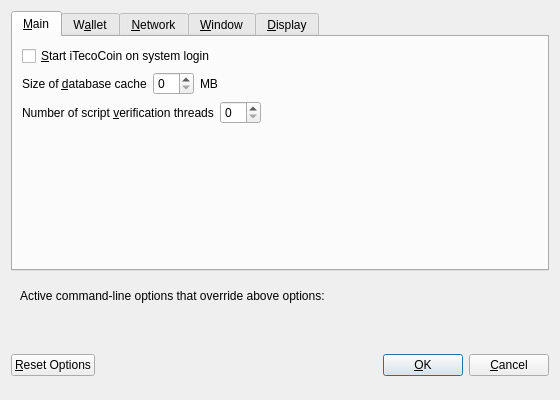
<?xml version="1.0" encoding="UTF-8"?>
<ui version="4.0">
 <class>OptionsDialog</class>
 <widget class="QDialog" name="OptionsDialog">
  <property name="geometry">
   <rect>
    <x>0</x>
    <y>0</y>
    <width>560</width>
    <height>400</height>
   </rect>
  </property>
  <property name="windowTitle">
   <string>Options</string>
  </property>
  <property name="modal">
   <bool>true</bool>
  </property>
  <layout class="QVBoxLayout" name="verticalLayout">
   <item>
    <widget class="QTabWidget" name="tabWidget">
     <property name="currentIndex">
      <number>0</number>
     </property>
     <widget class="QWidget" name="tabMain">
      <attribute name="title">
       <string>&amp;Main</string>
      </attribute>
      <layout class="QVBoxLayout" name="verticalLayout_Main">
       <item>
        <widget class="QCheckBox" name="bitcoinAtStartup">
         <property name="toolTip">
          <string>Automatically start iTecoCoin after logging in to the system.</string>
         </property>
         <property name="text">
          <string>&amp;Start iTecoCoin on system login</string>
         </property>
        </widget>
       </item>
       <item>
        <layout class="QHBoxLayout" name="horizontalLayout_2_Main">
         <item>
          <widget class="QLabel" name="databaseCacheLabel">
           <property name="text">
            <string>Size of &amp;database cache</string>
           </property>
           <property name="textFormat">
            <enum>Qt::PlainText</enum>
           </property>
           <property name="buddy">
            <cstring>databaseCache</cstring>
           </property>
          </widget>
         </item>
         <item>
          <widget class="QSpinBox" name="databaseCache"/>
         </item>
         <item>
          <widget class="QLabel" name="databaseCacheUnitLabel">
           <property name="text">
            <string>MB</string>
           </property>
           <property name="textFormat">
            <enum>Qt::PlainText</enum>
           </property>
          </widget>
         </item>
         <item>
          <spacer name="horizontalSpacer_2_Main">
           <property name="orientation">
            <enum>Qt::Horizontal</enum>
           </property>
           <property name="sizeHint" stdset="0">
            <size>
             <width>40</width>
             <height>20</height>
            </size>
           </property>
          </spacer>
         </item>
        </layout>
       </item>
       <item>
        <layout class="QHBoxLayout" name="horizontalLayout_3_Main">
         <item>
          <widget class="QLabel" name="threadsScriptVerifLabel">
           <property name="text">
            <string>Number of script &amp;verification threads</string>
           </property>
           <property name="textFormat">
            <enum>Qt::PlainText</enum>
           </property>
           <property name="buddy">
            <cstring>threadsScriptVerif</cstring>
           </property>
          </widget>
         </item>
         <item>
          <widget class="QSpinBox" name="threadsScriptVerif">
           <property name="toolTip">
            <string>(0 = auto, &lt;0 = leave that many cores free)</string>
           </property>
          </widget>
         </item>
         <item>
          <spacer name="horizontalSpacer_3_Main">
           <property name="orientation">
            <enum>Qt::Horizontal</enum>
           </property>
           <property name="sizeHint" stdset="0">
            <size>
             <width>40</width>
             <height>20</height>
            </size>
           </property>
          </spacer>
         </item>
        </layout>
       </item>
       <item>
        <spacer name="verticalSpacer_Main">
         <property name="orientation">
          <enum>Qt::Vertical</enum>
         </property>
         <property name="sizeHint" stdset="0">
          <size>
           <width>20</width>
           <height>40</height>
          </size>
         </property>
        </spacer>
       </item>
      </layout>
     </widget>
     <widget class="QWidget" name="tabWallet">
      <attribute name="title">
       <string>W&amp;allet</string>
      </attribute>
      <layout class="QVBoxLayout" name="verticalLayout_Wallet">
       <item>
        <widget class="QGroupBox" name="groupBox">
         <property name="title">
          <string>Expert</string>
         </property>
         <layout class="QVBoxLayout" name="verticalLayout_2">
          <item>
           <widget class="QCheckBox" name="coinControlFeatures">
            <property name="toolTip">
             <string>Whether to show coin control features or not.</string>
            </property>
            <property name="text">
             <string>Enable coin &amp;control features</string>
            </property>
           </widget>
          </item>
          <item>
           <widget class="QCheckBox" name="spendZeroConfChange">
            <property name="toolTip">
             <string>If you disable the spending of unconfirmed change, the change from a transaction cannot be used until that transaction has at least one confirmation. This also affects how your balance is computed.</string>
            </property>
            <property name="text">
             <string>&amp;Spend unconfirmed change</string>
            </property>
           </widget>
          </item>
         </layout>
        </widget>
       </item>
       <item>
        <spacer name="verticalSpacer_Wallet">
         <property name="orientation">
          <enum>Qt::Vertical</enum>
         </property>
         <property name="sizeHint" stdset="0">
          <size>
           <width>20</width>
           <height>40</height>
          </size>
         </property>
        </spacer>
       </item>
      </layout>
     </widget>
     <widget class="QWidget" name="tabNetwork">
      <attribute name="title">
       <string>&amp;Network</string>
      </attribute>
      <layout class="QVBoxLayout" name="verticalLayout_Network">
       <item>
        <widget class="QCheckBox" name="mapPortUpnp">
         <property name="toolTip">
          <string>Automatically open the iTecoCoin client port on the router. This only works when your router supports UPnP and it is enabled.</string>
         </property>
         <property name="text">
          <string>Map port using &amp;UPnP</string>
         </property>
        </widget>
       </item>
       <item>
        <widget class="QCheckBox" name="allowIncoming">
         <property name="toolTip">
          <string>Accept connections from outside</string>
         </property>
         <property name="text">
          <string>Allow incoming connections</string>
         </property>
        </widget>
       </item>
       <item>
        <widget class="QCheckBox" name="connectSocks">
         <property name="toolTip">
          <string>Connect to the iTecoCoin network through a SOCKS5 proxy.</string>
         </property>
         <property name="text">
          <string>&amp;Connect through SOCKS5 proxy (default proxy):</string>
         </property>
        </widget>
       </item>
       <item>
        <layout class="QHBoxLayout" name="horizontalLayout_1_Network">
         <item>
          <widget class="QLabel" name="proxyIpLabel">
           <property name="text">
            <string>Proxy &amp;IP:</string>
           </property>
           <property name="textFormat">
            <enum>Qt::PlainText</enum>
           </property>
           <property name="buddy">
            <cstring>proxyIp</cstring>
           </property>
          </widget>
         </item>
         <item>
          <widget class="QValidatedLineEdit" name="proxyIp">
           <property name="minimumSize">
            <size>
             <width>140</width>
             <height>0</height>
            </size>
           </property>
           <property name="maximumSize">
            <size>
             <width>140</width>
             <height>16777215</height>
            </size>
           </property>
           <property name="toolTip">
            <string>IP address of the proxy (e.g. IPv4: 127.0.0.1 / IPv6: ::1)</string>
           </property>
          </widget>
         </item>
         <item>
          <widget class="QLabel" name="proxyPortLabel">
           <property name="text">
            <string>&amp;Port:</string>
           </property>
           <property name="textFormat">
            <enum>Qt::PlainText</enum>
           </property>
           <property name="buddy">
            <cstring>proxyPort</cstring>
           </property>
          </widget>
         </item>
         <item>
          <widget class="QLineEdit" name="proxyPort">
           <property name="minimumSize">
            <size>
             <width>55</width>
             <height>0</height>
            </size>
           </property>
           <property name="maximumSize">
            <size>
             <width>55</width>
             <height>16777215</height>
            </size>
           </property>
           <property name="toolTip">
            <string>Port of the proxy (e.g. 9050)</string>
           </property>
          </widget>
         </item>
         <item>
          <spacer name="horizontalSpacer_1_Network">
           <property name="orientation">
            <enum>Qt::Horizontal</enum>
           </property>
           <property name="sizeHint" stdset="0">
            <size>
             <width>40</width>
             <height>20</height>
            </size>
           </property>
          </spacer>
         </item>
        </layout>
       </item>
       <item>
        <spacer name="verticalSpacer_Network">
         <property name="orientation">
          <enum>Qt::Vertical</enum>
         </property>
         <property name="sizeHint" stdset="0">
          <size>
           <width>20</width>
           <height>40</height>
          </size>
         </property>
        </spacer>
       </item>
      </layout>
     </widget>
     <widget class="QWidget" name="tabWindow">
      <attribute name="title">
       <string>&amp;Window</string>
      </attribute>
      <layout class="QVBoxLayout" name="verticalLayout_Window">
       <item>
        <widget class="QCheckBox" name="minimizeToTray">
         <property name="toolTip">
          <string>Show only a tray icon after minimizing the window.</string>
         </property>
         <property name="text">
          <string>&amp;Minimize to the tray instead of the taskbar</string>
         </property>
        </widget>
       </item>
       <item>
        <widget class="QCheckBox" name="minimizeOnClose">
         <property name="toolTip">
          <string>Minimize instead of exit the application when the window is closed. When this option is enabled, the application will be closed only after selecting Quit in the menu.</string>
         </property>
         <property name="text">
          <string>M&amp;inimize on close</string>
         </property>
        </widget>
       </item>
       <item>
        <spacer name="verticalSpacer_Window">
         <property name="orientation">
          <enum>Qt::Vertical</enum>
         </property>
         <property name="sizeHint" stdset="0">
          <size>
           <width>20</width>
           <height>40</height>
          </size>
         </property>
        </spacer>
       </item>
      </layout>
     </widget>
     <widget class="QWidget" name="tabDisplay">
      <attribute name="title">
       <string>&amp;Display</string>
      </attribute>
      <layout class="QVBoxLayout" name="verticalLayout_Display">
       <item>
        <layout class="QHBoxLayout" name="horizontalLayout_1_Display">
         <item>
          <widget class="QLabel" name="langLabel">
           <property name="text">
            <string>User Interface &amp;language:</string>
           </property>
           <property name="textFormat">
            <enum>Qt::PlainText</enum>
           </property>
           <property name="buddy">
            <cstring>lang</cstring>
           </property>
          </widget>
         </item>
         <item>
          <widget class="QValueComboBox" name="lang">
           <property name="toolTip">
            <string>The user interface language can be set here. This setting will take effect after restarting iTecoCoin.</string>
           </property>
          </widget>
         </item>
        </layout>
       </item>
       <item>
        <layout class="QHBoxLayout" name="horizontalLayout_2_Display">
         <item>
          <widget class="QLabel" name="unitLabel">
           <property name="text">
            <string>&amp;Unit to show amounts in:</string>
           </property>
           <property name="textFormat">
            <enum>Qt::PlainText</enum>
           </property>
           <property name="buddy">
            <cstring>unit</cstring>
           </property>
          </widget>
         </item>
         <item>
          <widget class="QValueComboBox" name="unit">
           <property name="toolTip">
            <string>Choose the default subdivision unit to show in the interface and when sending coins.</string>
           </property>
          </widget>
         </item>
        </layout>
       </item>
       <item>
        <layout class="QHBoxLayout" name="horizontalLayout_3_Display">
         <item>
          <widget class="QLabel" name="thirdPartyTxUrlsLabel">
           <property name="toolTip">
            <string>Third party URLs (e.g. a block explorer) that appear in the transactions tab as context menu items. %s in the URL is replaced by transaction hash. Multiple URLs are separated by vertical bar |.</string>
           </property>
           <property name="text">
            <string>Third party transaction URLs</string>
           </property>
           <property name="buddy">
            <cstring>thirdPartyTxUrls</cstring>
           </property>
          </widget>
         </item>
         <item>
          <widget class="QLineEdit" name="thirdPartyTxUrls">
           <property name="toolTip">
            <string>Third party URLs (e.g. a block explorer) that appear in the transactions tab as context menu items. %s in the URL is replaced by transaction hash. Multiple URLs are separated by vertical bar |.</string>
           </property>
          </widget>
         </item>
        </layout>
       </item>
       <item>
        <spacer name="verticalSpacer_Display">
         <property name="orientation">
          <enum>Qt::Vertical</enum>
         </property>
         <property name="sizeHint" stdset="0">
          <size>
           <width>20</width>
           <height>40</height>
          </size>
         </property>
        </spacer>
       </item>
      </layout>
     </widget>
    </widget>
   </item>
   <item>
    <widget class="QFrame" name="frame">
     <layout class="QVBoxLayout" name="verticalLayout_Bottom">
      <item>
       <layout class="QHBoxLayout" name="horizontalLayout_Bottom">
        <item>
         <widget class="QLabel" name="overriddenByCommandLineInfoLabel">
          <property name="text">
           <string>Active command-line options that override above options:</string>
          </property>
          <property name="textFormat">
           <enum>Qt::PlainText</enum>
          </property>
         </widget>
        </item>
        <item>
         <spacer name="horizontalSpacer_Bottom">
          <property name="orientation">
           <enum>Qt::Horizontal</enum>
          </property>
          <property name="sizeHint" stdset="0">
           <size>
            <width>40</width>
            <height>20</height>
           </size>
          </property>
         </spacer>
        </item>
       </layout>
      </item>
      <item>
       <widget class="QLabel" name="overriddenByCommandLineLabel">
        <property name="text">
         <string/>
        </property>
        <property name="textFormat">
         <enum>Qt::PlainText</enum>
        </property>
        <property name="wordWrap">
         <bool>true</bool>
        </property>
       </widget>
      </item>
     </layout>
    </widget>
   </item>
   <item>
    <layout class="QHBoxLayout" name="horizontalLayout_Buttons">
     <item>
      <widget class="QPushButton" name="resetButton">
       <property name="toolTip">
        <string>Reset all client options to default.</string>
       </property>
       <property name="text">
        <string>&amp;Reset Options</string>
       </property>
       <property name="autoDefault">
        <bool>false</bool>
       </property>
      </widget>
     </item>
     <item>
      <spacer name="horizontalSpacer_1">
       <property name="orientation">
        <enum>Qt::Horizontal</enum>
       </property>
       <property name="sizeHint" stdset="0">
        <size>
         <width>40</width>
         <height>48</height>
        </size>
       </property>
      </spacer>
     </item>
     <item>
      <widget class="QLabel" name="statusLabel">
       <property name="minimumSize">
        <size>
         <width>200</width>
         <height>0</height>
        </size>
       </property>
       <property name="font">
        <font>
         <weight>75</weight>
         <bold>true</bold>
        </font>
       </property>
       <property name="text">
        <string/>
       </property>
       <property name="textFormat">
        <enum>Qt::PlainText</enum>
       </property>
       <property name="wordWrap">
        <bool>true</bool>
       </property>
      </widget>
     </item>
     <item>
      <spacer name="horizontalSpacer_2">
       <property name="orientation">
        <enum>Qt::Horizontal</enum>
       </property>
       <property name="sizeHint" stdset="0">
        <size>
         <width>40</width>
         <height>48</height>
        </size>
       </property>
      </spacer>
     </item>
     <item>
      <widget class="QPushButton" name="okButton">
       <property name="text">
        <string>&amp;OK</string>
       </property>
       <property name="autoDefault">
        <bool>false</bool>
       </property>
       <property name="default">
        <bool>true</bool>
       </property>
      </widget>
     </item>
     <item>
      <widget class="QPushButton" name="cancelButton">
       <property name="text">
        <string>&amp;Cancel</string>
       </property>
       <property name="autoDefault">
        <bool>false</bool>
       </property>
      </widget>
     </item>
    </layout>
   </item>
  </layout>
 </widget>
 <customwidgets>
  <customwidget>
   <class>QValidatedLineEdit</class>
   <extends>QLineEdit</extends>
   <header>qvalidatedlineedit.h</header>
  </customwidget>
  <customwidget>
   <class>QValueComboBox</class>
   <extends>QComboBox</extends>
   <header>qvaluecombobox.h</header>
  </customwidget>
 </customwidgets>
 <resources/>
 <connections/>
</ui>
